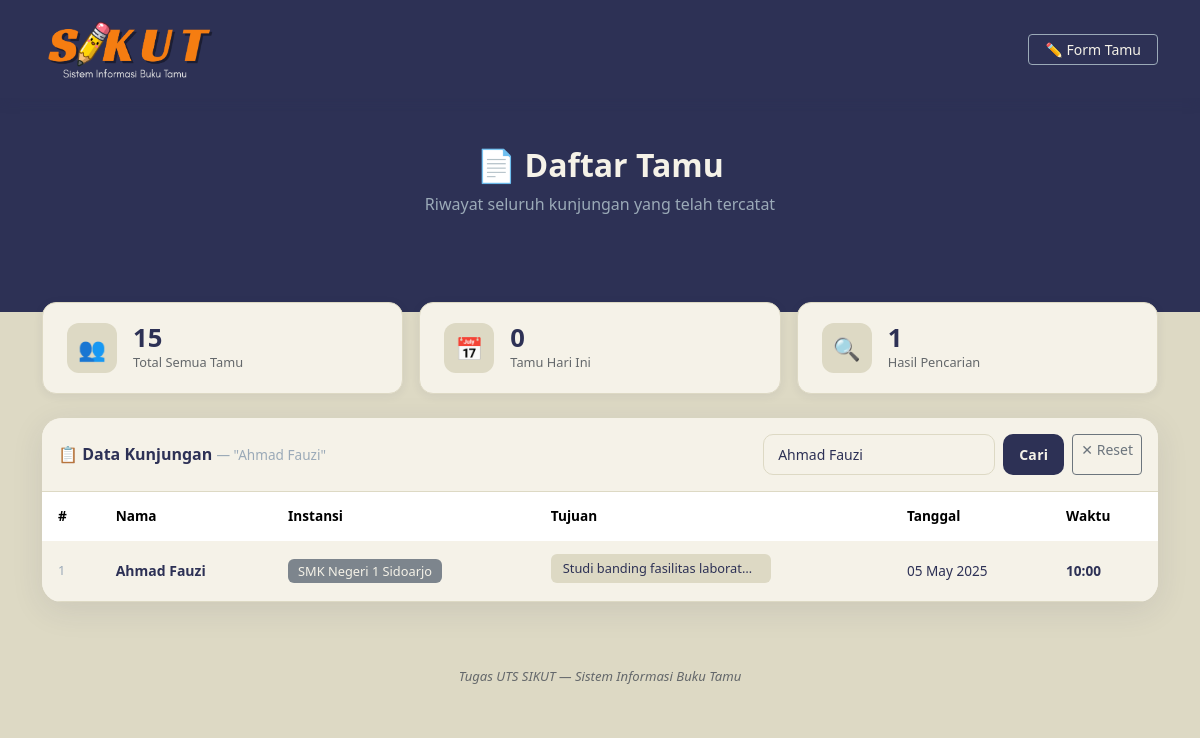
/daftar.php?cari=Ahmad Fauzi, run on the app's committed database.
### tables this page shows
CREATE TABLE `buku_tamu` (
  `id` int NOT NULL,
  `nama` varchar(100) NOT NULL,
  `instansi` varchar(100) DEFAULT NULL,
  `tujuan` text,
  `tanggal` date DEFAULT NULL,
  `waktu` time DEFAULT NULL
);

### daftar.php (the view, shortened to what this page needs)
<?php
require_once 'koneksi.php';
$keyword = '';
$sql     = "SELECT * FROM buku_tamu ORDER BY tanggal DESC, waktu DESC";
if (!empty($_GET['cari'])) {
    $keyword = trim($_GET['cari']);
    $stmt    = mysqli_prepare($conn,
        "SELECT * FROM buku_tamu
         WHERE nama LIKE ? OR instansi LIKE ?
         ORDER BY tanggal DESC, waktu DESC"
    );
    $like = '%' . $keyword . '%';
    mysqli_stmt_bind_param($stmt, "ss", $like, $like);
    mysqli_stmt_execute($stmt);
    $result = mysqli_stmt_get_result($stmt);
} else {
    $result = mysqli_query($conn, $sql);
}
$total       = mysqli_num_rows($result);
$total_semua = mysqli_fetch_assoc(mysqli_query($conn, "SELECT COUNT(*) as total FROM buku_tamu"))['total'];
$hari_ini    = date('Y-m-d');
$total_hari  = mysqli_fetch_assoc(mysqli_query($conn,
    "SELECT COUNT(*) as total FROM buku_tamu WHERE tanggal = '$hari_ini'"
))['total'];
?>
<!DOCTYPE html>
<html lang="id">
<head>
    <link href="css/bootstrap.min.css" rel="stylesheet">
    <link rel="stylesheet" href="css/style.css">
</head>
<body>
<nav class="navbar navbar-sikut navbar-dark">
    <div class="container">
        <a href="index.php" class="navbar-brand">
            <img src="img/logo.png" alt="SIKUT" height="42">
        </a>
        <a href="index.php" class="btn btn-outline-light btn-sm px-3">
            ✏️ Form Tamu
        </a>
    </div>
</nav>
<div class="hero">
    <div class="container">
        <h1>📄 Daftar Tamu</h1>
        <p>Riwayat seluruh kunjungan yang telah tercatat</p>
    </div>
</div>
<div class="container pb-5">
    <div class="row mt-4 mb-4 g-3">
        <div class="col-md-4">
            <div class="stat-card">
                <div class="stat-icon">👥</div>
                <div>
                    <div class="stat-value"><?= $total_semua ?></div>
                    <div class="stat-label">Total Semua Tamu</div>
                </div>
            </div>
        </div>
        <div class="col-md-4">
            <div class="stat-card">
                <div class="stat-icon">📅</div>
                <div>
                    <div class="stat-value"><?= $total_hari ?></div>
                    <div class="stat-label">Tamu Hari Ini</div>
                </div>
            </div>
        </div>
        <div class="col-md-4">
            <div class="stat-card">
                <div class="stat-icon">🔍</div>
                <div>
                    <div class="stat-value"><?= $total ?></div>
                    <div class="stat-label">
                        <?= $keyword ? 'Hasil Pencarian' : 'Menampilkan Data' ?>
                    </div>
                </div>
            </div>
        </div>
    </div>
    <div class="card card-sikut">
        <div class="card-body p-0">
            <div class="d-flex align-items-center justify-content-between p-3 toolbar-sikut flex-wrap gap-2">
                <h6 class="fw-bold mb-0" style="color:#2D3155">
                    📋 Data Kunjungan
                    <?php if ($keyword): ?>
                        <span style="color:#9BAAB8;font-weight:400;font-size:.85rem">
                            — "<?= htmlspecialchars($keyword) ?>"
                        </span>
                    <?php endif; ?>
                </h6>
                <form method="GET" action="daftar.php" class="d-flex gap-2">
                    <input type="text" name="cari" class="search-box"
                           placeholder="🔍  Cari nama/instansi..."
                           value="<?= htmlspecialchars($keyword) ?>">
                    <button type="submit" class="btn btn-sikut btn-sm px-3">Cari</button>
                    <?php if ($keyword): ?>
                        <a href="daftar.php" class="btn btn-sm btn-outline-secondary">✕ Reset</a>
                    <?php endif; ?>
                </form>
            </div>
            <?php if ($total > 0): ?>
            <div class="table-responsive">
                <table class="table table-hover table-sikut mb-0">
                    <thead>
                        <tr>
                            <th>#</th>
                            <th>Nama</th>
                            <th>Instansi</th>
                            <th>Tujuan</th>
                            <th>Tanggal</th>
                            <th>Waktu</th>
                        </tr>
                    </thead>
                    <tbody>
                    <?php
                    $no = 1;
                    while ($row = mysqli_fetch_assoc($result)):
                        $tgl = date('d M Y', strtotime($row['tanggal']));
                        $wkt = date('H:i', strtotime($row['waktu']));
                    ?>
                        <tr>
                            <td style="color:#9BAAB8;font-size:.8rem"><?= $no++ ?></td>
                            <td style="font-weight:600;color:#2D3155">
                                <?= htmlspecialchars($row['nama']) ?>
                            </td>
                            <td>
                                <span class="badge-instansi">
                                    <?= htmlspecialchars($row['instansi']) ?>
                                </span>
                            </td>
                            <td>
                                <span class="badge-tujuan" title="<?= htmlspecialchars($row['tujuan']) ?>">
                                    <?= htmlspecialchars($row['tujuan']) ?>
                                </span>
                            </td>
                            <td style="font-size:.85rem;color:#2D3155">
                                <?= $tgl ?>
                            </td>
                            <td style="font-size:.85rem;font-weight:600;color:#2D3155">
                                <?= $wkt ?>
                            </td>
                        </tr>
                    <?php endwhile; ?>
                    </tbody>
                </table>
            </div>
            <?php endif; ?>
        </div>
    </div>
    <div class="footer-sikut">
        Tugas UTS SIKUT — Sistem Informasi Buku Tamu
    </div>
</div>
</body>
</html>

### css/style.css (style rules this page uses)
* { margin: 0; padding: 0; box-sizing: border-box; }
body { background: #DDD9C4; font-family: 'Segoe UI', sans-serif; min-height: 100vh; }
.navbar-sikut { background: #2D3155; padding: 14px 0; box-shadow: 0 2px 12px rgba(45,49,85,0.25); }
.navbar-sikut .navbar-brand { padding: 0; line-height: 1; }
.navbar-sikut .navbar-brand img { height: 70px; width: auto; object-fit: contain; }
.navbar-sikut .btn-outline-light { border-color: #9BAAB8; color: #F5F2E8; }
.hero { background: #2D3155; color: #F5F2E8; padding: 48px 0 80px; text-align: center; margin-bottom: -50px; }
.hero h1 { font-size: 2rem; font-weight: 800; margin-bottom: 8px; color: #F5F2E8; }
.hero p { color: #9BAAB8; font-size: 1rem; }
.card-sikut { border: none; border-radius: 20px; box-shadow: 0 8px 32px rgba(45,49,85,0.10); overflow: hidden; background: #F5F2E8; }
.card-sikut .card-body { padding: 36px; }
.btn-sikut { background: #2D3155; border: none; color: #F5F2E8; font-weight: 700; font-size: 1rem; padding: 13px; border-radius: 10px; letter-spacing: .3px; transition: all .2s; }
.btn-sikut.btn-sm { padding: 7px 16px; font-size: .875rem; }
.stat-card { background: #F5F2E8; border-radius: 14px; padding: 20px 24px; box-shadow: 0 2px 10px rgba(45,49,85,0.08); display: flex; align-items: center; gap: 16px; border: 1px solid #DDD9C4; }
.stat-icon { width: 50px; height: 50px; border-radius: 12px; background: #DDD9C4; display: flex; align-items: center; justify-content: center; font-size: 1.4rem; flex-shrink: 0; }
.stat-value { font-size: 1.6rem; font-weight: 800; color: #2D3155; line-height: 1; }
.stat-label { font-size: .8rem; color: #64686b; margin-top: 3px; font-weight: 500; }
.table-sikut thead { background: #2D3155; color: #F5F2E8; }
.table-sikut thead th { font-weight: 600; font-size: .85rem; border: none; padding: 14px 16px; }
.table-sikut tbody td { padding: 13px 16px; font-size: .875rem; vertical-align: middle; color: #2D3155; border-color: #DDD9C4; background: #F5F2E8; }
.badge-tujuan { background: #DDD9C4; color: #2D3155; padding: 5px 12px; border-radius: 6px; font-size: .8rem; font-weight: 500; display: inline-block; max-width: 220px; white-space: nowrap; overflow: hidden; text-overflow: ellipsis; }
.badge-instansi { background: #7d858d; color: #F5F2E8; padding: 3px 10px; border-radius: 6px; font-size: .8rem; font-weight: 500; }
.search-box { border: 1.5px solid #DDD9C4; border-radius: 10px; padding: 9px 14px; font-size: .875rem; background: #F5F2E8; color: #2D3155; outline: none; transition: border-color .2s; }
.search-box::placeholder { color: #9BAAB8; }
.toolbar-sikut { border-bottom: 1px solid #DDD9C4 !important; background: #F5F2E8; }
.footer-sikut { text-align: center; padding: 24px; color: #64686b; font-style: italic; font-weight: 500; font-size: .82rem; margin-top: 40px; border-top: 1px solid #DDD9C4; }

### data on the page
buku_tamu: nama "Ahmad Fauzi", instansi "SMK Negeri 1 Sidoarjo", tujuan "Studi banding fasilitas laborat…", tanggal "05 May 2025", waktu "10:00"

### other printed values
$total_semua "15"
$total_hari "0"
$total "1"
$keyword "Ahmad Fauzi"
